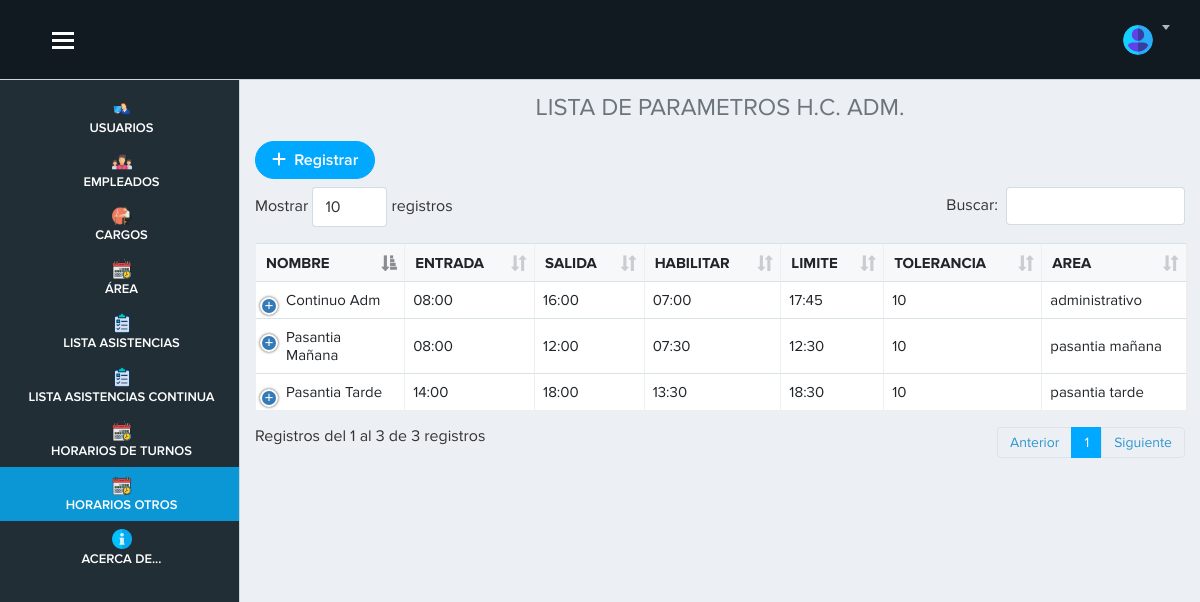
/vista/continuoadm.php (signed in), run on the app's committed database.
### tables this page shows
CREATE TABLE `continuo_adm` (
  `id_continuo_adm` int NOT NULL AUTO_INCREMENT,
  `nombre` varchar(100) DEFAULT NULL,
  `entrada` varchar(10) DEFAULT NULL,
  `salida` varchar(10) DEFAULT NULL,
  `habilitar` varchar(10) DEFAULT NULL,
  `limite` varchar(10) DEFAULT NULL,
  `tolerancia` int DEFAULT NULL,
  `area` int DEFAULT NULL,
  PRIMARY KEY (`id_continuo_adm`),
  KEY `fk7_idx` (`area`),
  CONSTRAINT `fk7` FOREIGN KEY (`area`) REFERENCES `area` (`id_area`) ON DELETE CASCADE ON UPDATE RESTRICT
);

CREATE TABLE `area` (
  `id_area` int NOT NULL AUTO_INCREMENT,
  `nombre` varchar(50) DEFAULT NULL,
  `continuo` varchar(5) DEFAULT NULL,
  PRIMARY KEY (`id_area`)
);

### vista/continuoadm.php (the view, shortened to what this page needs)
<?php require('./layout/topbar.php'); ?>
<?php require('./layout/sidebar.php'); ?>
<div class="page-content">
  <h4 class="text-center text-secondary">LISTA DE PARAMETROS H.C. ADM.</h4>
  <?php
  include "../modelo/conexion.php";
  $sql = $conexion->query("SELECT
  continuo_adm.id_continuo_adm,
  continuo_adm.nombre,
  continuo_adm.entrada,
  continuo_adm.salida,
  continuo_adm.habilitar,
  continuo_adm.limite,
  continuo_adm.tolerancia,
  area.id_area,
  area.nombre AS 'nom_area'
  FROM
  continuo_adm
  INNER JOIN area ON continuo_adm.area = area.id_area
  ");
  ?>
    <a href="registro_continuoadm.php" class="btn btn-primary btn-rounded mb-2"><i class="fa-solid fa-plus"></i> &nbsp;Registrar</a>
  <table class="table table-bordered table-hover col-12" id="example">
    <thead>
      <tr>
        <th scope="col">NOMBRE</th>
        <th scope="col">ENTRADA</th>
        <th scope="col">SALIDA</th>
        <th scope="col">HABILITAR</th>
        <th scope="col">LIMITE</th>
        <th scope="col">TOLERANCIA</th>
        <th scope="col">AREA</th>
      </tr>
    </thead>
    <tbody>
      <?php
      while ($datos = $sql->fetch_object()) { ?>
      <tr>
        <td><?= $datos->nombre ?></td>
        <td><?= $datos->entrada ?></td>
        <td><?= $datos->salida ?></td>
        <td><?= $datos->habilitar ?></td>
        <td><?= $datos->limite ?></td>
        <td><?= $datos->tolerancia ?></td>
        <td><?= $datos->nom_area ?></td>
      </tr>
      <?php }
      ?>
    </tbody>
  </table>
</div>
</div>
<?php require('./layout/footer.php'); ?>

### vista/layout/topbar.php (style rules this page uses)
.page-content { margin-top: 70px; }

### data on the page
continuo_adm: nombre "Continuo Adm", entrada "08:00", salida "16:00", habilitar "07:00", limite "17:45", tolerancia "10", area.nombre "administrativo"
continuo_adm: nombre "Pasantia Mañana", entrada "08:00", salida "12:00", habilitar "07:30", limite "12:30", tolerancia "10", area.nombre "pasantia mañana"
continuo_adm: nombre "Pasantia Tarde", entrada "14:00", salida "18:00", habilitar "13:30", limite "18:30", tolerancia "10", area.nombre "pasantia tarde"
